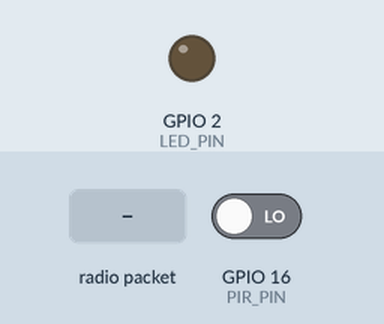
The sketch below on a simulated ESP32-C6. Shown: output pins drawn as LEDs (lit = HIGH). Inputs (shaded band) come from the test bench; at power-on: GPIO 16 (PIR_PIN) LOW. What the sketch prints to the serial monitor is not drawn.

Above: at 2.2 s.
2.3 s: GPIO 16 (PIR_PIN) driven HIGH
At 2.7 s:
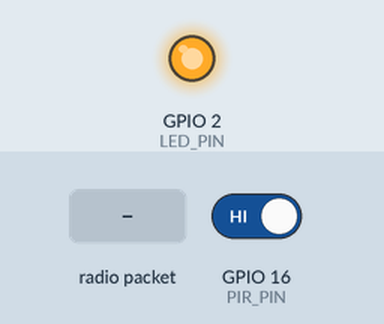
5.3 s: radio packet "5" arrives
At 7.89 s:
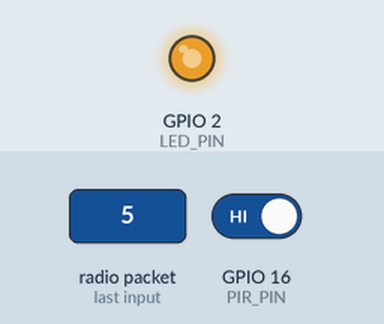
Timing chart, 0 to 17.3 s (numbered marks = the images above; inputs shaded):
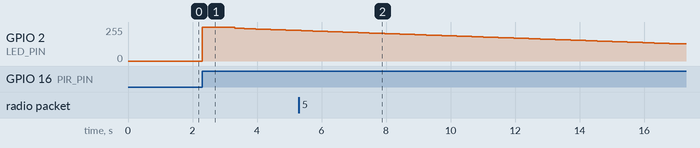

The sketch:

node5.ino
```cpp
#include <esp_now.h>
#include <WiFi.h>

// 🔥 CONFIGURE PER NODE (CHANGE MACs)
uint8_t myNeighbors[][6] = {
  {0xFC,0x01,0x2C,0xEC,0xDA,0xF0}
};
int totalNeighbors = 1;

// 🔹 PINS
#define LED_PIN 2
#define PIR_PIN 16

// 🔹 PWM (ESP32-C6)
int brightness = 0;
bool ledOn = false;
unsigned long ledStart = 0;

// 🔹 PIR
bool lastMotionState = LOW;

// 🔹 DUPLICATE HANDLING
#define MAX_MSG_HISTORY 10
String msgHistory[MAX_MSG_HISTORY];
int msgIndex = 0;

bool isDuplicate(String id) {
  for (int i = 0; i < MAX_MSG_HISTORY; i++) {
    if (msgHistory[i] == id) return true;
  }
  return false;
}

void storeMsg(String id) {
  msgHistory[msgIndex] = id;
  msgIndex = (msgIndex + 1) % MAX_MSG_HISTORY;
}

// 🔹 Extract TTL
int getTTL(String msg) {
  int i = msg.indexOf("\"ttl\":");
  if (i == -1) return 0;
  return msg.substring(i + 6).toInt();
}

// 🔹 Extract ID
String getID(String msg) {
  int start = msg.indexOf("\"id\":\"");
  if (start == -1) return "";
  start += 6;
  int end = msg.indexOf("\"", start);
  return msg.substring(start, end);
}

// 🔹 RECEIVE
void onReceive(const esp_now_recv_info *info, const uint8_t *data, int len) {

  String msg = "";
  for (int i = 0; i < len; i++) msg += (char)data[i];

  Serial.println("📥 " + msg);

  String msgID = getID(msg);

  // 🔥 FIXED duplicate handling
  if (isDuplicate(msgID)) return;
  storeMsg(msgID);

  for (int i = 0; i < 255; i++) {
    brightness = i;
    ledcWrite(LED_PIN, brightness);
    delay(12);

  }

  brightness = 255;
  ledcWrite(LED_PIN, brightness);
  ledOn = true;
  ledStart = millis();

  int ttl = getTTL(msg);

  if (ttl > 0) {
    ttl--;

    String forwardMsg = "{";
    forwardMsg += "\"id\":\"" + msgID + "\",";
    forwardMsg += "\"node\":\"" + WiFi.macAddress() + "\",";
    forwardMsg += "\"motion\":1,";
    forwardMsg += "\"ttl\":" + String(ttl);
    forwardMsg += "}";

    for (int i = 0; i < totalNeighbors; i++) {
      if (memcmp(myNeighbors[i], info->src_addr, 6) != 0) {
        esp_now_send(myNeighbors[i], (uint8_t *)forwardMsg.c_str(), forwardMsg.length());
      }
    }

    Serial.println("📤 Forward TTL=" + String(ttl));
  }
}

// 🔹 SEND STATUS
void onSent(const esp_now_send_info_t *info, esp_now_send_status_t status) {
  Serial.println(status == ESP_NOW_SEND_SUCCESS ? "📡 Sent OK" : "❌ Send Fail");
}

// 🔹 SEND MOTION
void sendMotion() {
  String msgID = String(millis());

  String msg = "{";
  msg += "\"id\":\"" + msgID + "\",";
  msg += "\"node\":\"" + WiFi.macAddress() + "\",";
  msg += "\"motion\":1,";
  msg += "\"ttl\":0";
  msg += "}";

  for (int i = 0; i < totalNeighbors; i++) {
    esp_now_send(myNeighbors[i], (uint8_t *)msg.c_str(), msg.length());
  }

  Serial.println("🚨 Motion Sent ID=" + msgID);
}

void setup() {
  Serial.begin(115200);
  delay(1000);

  pinMode(PIR_PIN, INPUT);

  // ✅ PWM (ESP32-C6 FIX)
  ledcAttach(LED_PIN, 5000, 8);

  // 🔥 CRITICAL
  WiFi.mode(WIFI_STA);
  WiFi.setChannel(1);

  Serial.print("My MAC: ");
  Serial.println(WiFi.macAddress());

  if (esp_now_init() != ESP_OK) {
    Serial.println("❌ ESP-NOW Init Failed");
    return;
  }

  esp_now_register_recv_cb(onReceive);
  esp_now_register_send_cb(onSent);

  // 🔥 Add peers
  for (int i = 0; i < totalNeighbors; i++) {
    esp_now_peer_info_t peer = {};
    memcpy(peer.peer_addr, myNeighbors[i], 6);
    peer.channel = 1;
    peer.encrypt = false;

    if (esp_now_add_peer(&peer) == ESP_OK) {
      Serial.println("✅ Peer added");
    } else {
      Serial.println("❌ Peer add failed");
    }
  }

  Serial.println("🚀 LumiSense READY");
}

void loop() {
  int motion = digitalRead(PIR_PIN);

  // 🔥 ONLY send on motion start
  if (motion == HIGH && lastMotionState == LOW) {
    Serial.println("🚨 Motion detected!");
    sendMotion();

    brightness = 255;
    ledcWrite(LED_PIN, brightness);
    ledOn = true;
    ledStart = millis();
    delay(1000);
  }

  lastMotionState = motion;

  // 🔥 Smooth dimming (30 sec)
  if (ledOn) {
    unsigned long elapsed = millis() - ledStart;

    if (elapsed < 30000) {
      brightness = map(elapsed, 0, 30000, 255, 0);
      ledcWrite(LED_PIN, brightness);
    } else {
      ledcWrite(LED_PIN, 0);
      ledOn = false;
      Serial.println("💡 OFF");
    }
  }

  delay(10);
}
```
